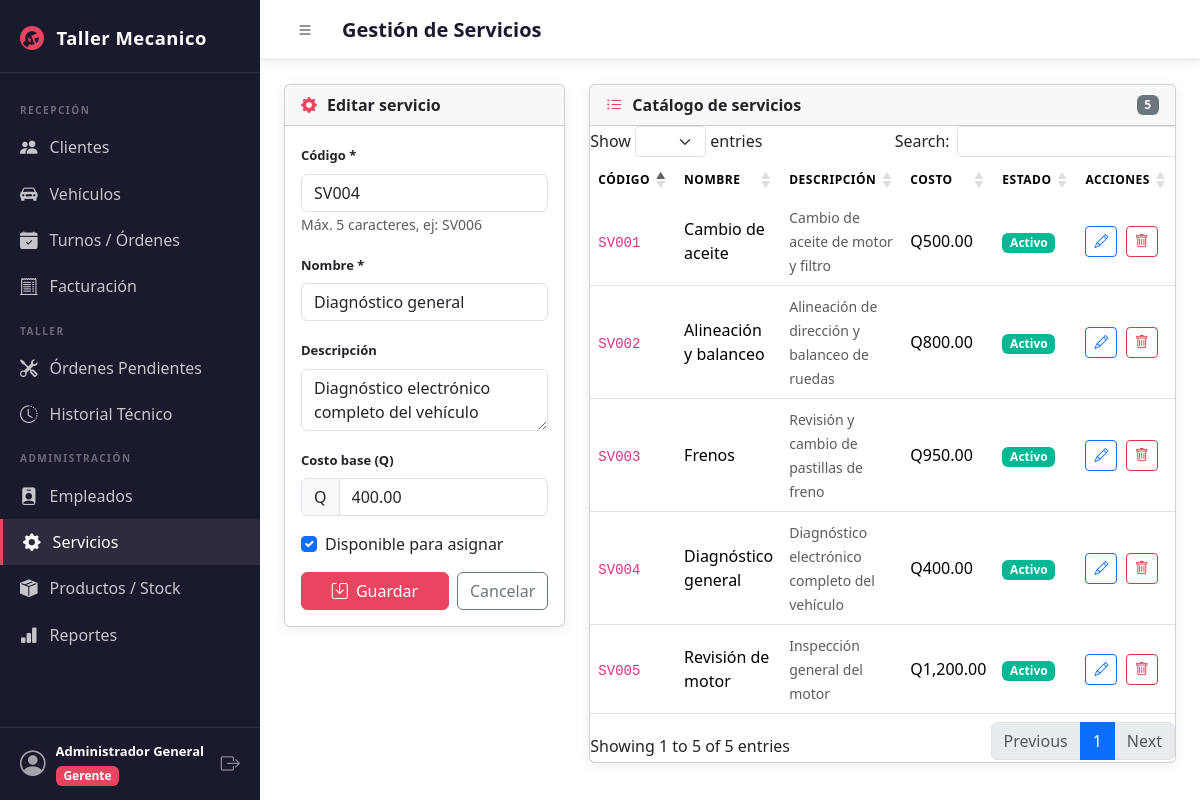
The page /views/gerente/servicios.php?editar=SV004 (signed in) on the database its author committed.
### tables this page shows
CREATE TABLE IF NOT EXISTS servicios (
    servicio_codigo      VARCHAR(5)   NOT NULL,
    servicio_nombre      VARCHAR(35)  NOT NULL,
    servicio_descripcion VARCHAR(100) DEFAULT NULL,
    servicio_costo       DECIMAL(8,2) DEFAULT 0.00,
    servicio_disponible  TINYINT(1)   NOT NULL DEFAULT 1,
    PRIMARY KEY (servicio_codigo)
);

### views/gerente/servicios.php (the view, shortened to what this page needs)
<?php
$pdo = getDB();
$servicios = $pdo->query("SELECT * FROM servicios ORDER BY servicio_nombre")->fetchAll();
$editSrv = null;
if (isset($_GET['editar'])) {
    $s = $pdo->prepare("SELECT * FROM servicios WHERE servicio_codigo=?");
    $s->execute([$_GET['editar']]);
    $editSrv = $s->fetch();
}
require_once __DIR__ . '/../../includes/header.php';
?>
<div class="row g-4">
    <div class="col-lg-4">
        <div class="card">
            <div class="card-header">
                <i class="bi bi-gear-fill"></i> <?= $editSrv ? 'Editar servicio' : 'Nuevo servicio' ?>
            </div>
            <div class="card-body">
                <form method="POST">
                    <div class="mb-3">
                        <label class="form-label">Código *</label>
                        <input type="text" name="servicio_codigo" class="form-control" maxlength="5"
                               style="text-transform:uppercase"
                               value="<?= htmlspecialchars($editSrv['servicio_codigo'] ?? '') ?>"
                               <?= $editSrv ? 'readonly' : 'required' ?>>
                        <small class="text-muted">Máx. 5 caracteres, ej: SV006</small>
                    </div>
                    <div class="mb-3">
                        <label class="form-label">Nombre *</label>
                        <input type="text" name="servicio_nombre" class="form-control" maxlength="35"
                               value="<?= htmlspecialchars($editSrv['servicio_nombre'] ?? '') ?>" required>
                    </div>
                    <div class="mb-3">
                        <label class="form-label">Descripción</label>
                        <textarea name="servicio_descripcion" class="form-control" rows="2" maxlength="100"><?= htmlspecialchars($editSrv['servicio_descripcion'] ?? '') ?></textarea>
                    </div>
                    <div class="mb-3">
                        <label class="form-label">Costo base (Q)</label>
                        <div class="input-group">
                            <span class="input-group-text">Q</span>
                            <input type="number" name="servicio_costo" class="form-control" min="0" step="0.01"
                                   value="<?= $editSrv['servicio_costo'] ?? '0.00' ?>">
                        </div>
                    </div>
                    <?php if ($editSrv): ?>
                    <div class="mb-3 form-check">
                        <input type="checkbox" class="form-check-input" name="servicio_disponible" id="dispSrv"
                               <?= $editSrv['servicio_disponible'] ? 'checked' : '' ?>>
                        <label class="form-check-label" for="dispSrv">Disponible para asignar</label>
                    </div>
                    <?php endif; ?>
                    <div class="d-flex gap-2">
                        <button type="submit" class="btn btn-primary flex-grow-1">
                            <i class="bi bi-save me-1"></i> <?= $editSrv ? 'Guardar' : 'Crear servicio' ?>
                        </button>
                        <?php if ($editSrv): ?><a href="servicios.php" class="btn btn-outline-secondary">Cancelar</a><?php endif; ?>
                    </div>
                </form>
            </div>
        </div>
    </div>
    <div class="col-lg-8">
        <div class="card">
            <div class="card-header">
                <i class="bi bi-list-ul"></i> Catálogo de servicios
                <span class="badge bg-secondary ms-auto"><?= count($servicios) ?></span>
            </div>
            <div class="card-body p-0">
                <div class="table-responsive">
                    <table class="table table-hover datatable mb-0">
                        <thead><tr><th>Código</th><th>Nombre</th><th>Descripción</th><th>Costo</th><th>Estado</th><th>Acciones</th></tr></thead>
                        <tbody>
                        <?php foreach ($servicios as $s): ?>
                        <tr>
                            <td><code><?= $s['servicio_codigo'] ?></code></td>
                            <td><?= htmlspecialchars($s['servicio_nombre']) ?></td>
                            <td><small class="text-muted"><?= htmlspecialchars($s['servicio_descripcion'] ?? '—') ?></small></td>
                            <td>Q<?= number_format($s['servicio_costo'], 2) ?></td>
                            <td>
                                <span class="badge <?= $s['servicio_disponible'] ? 'badge-finalizado' : 'badge-cancelado' ?>">
                                    <?= $s['servicio_disponible'] ? 'Activo' : 'Inactivo' ?>
                                </span>
                            </td>
                            <td>
                                <a href="?editar=<?= $s['servicio_codigo'] ?>" class="btn btn-sm btn-outline-primary me-1">
                                    <i class="bi bi-pencil"></i>
                                </a>
                                <form method="POST" class="d-inline" onsubmit="return confirm('¿Eliminar servicio?')">
                                    <button type="submit" class="btn btn-sm btn-outline-danger"><i class="bi bi-trash"></i></button>
                                </form>
                            </td>
                        </tr>
                        <?php endforeach; ?>
                        </tbody>
                    </table>
                </div>
            </div>
        </div>
    </div>
</div>
<?php require_once __DIR__ . '/../../includes/footer.php'; ?>

### assets/css/style.css (style rules this page uses)
:root { --color-primary: #1a1a2e; --color-secondary: #16213e; --color-accent: #e94560; --color-accent-2: #0f3460; --color-bg: #f0f2f5; --color-card: #ffffff; --color-text: #2d3436; --color-text-light: #636e72; --color-border: #dfe6e9; --sidebar-width: 260px; --topbar-height: 60px; --font-main: 'Segoe UI', system-ui, -apple-system, sans-serif; --radius: 10px; --shadow: 0 2px 12px rgba(0,0,0,.08); --transition: .25s ease; }
* { box-sizing: border-box; margin: 0; padding: 0; }
body { font-family: var(--font-main); background: var(--color-bg); color: var(--color-text); font-size: 14px; }
.card { background: var(--color-card); border: 1px solid var(--color-border); border-radius: var(--radius); box-shadow: var(--shadow); margin-bottom: 24px; }
.card-header { background: transparent; border-bottom: 1px solid var(--color-border); padding: 16px 20px; font-weight: 700; display: flex; align-items: center; gap: 10px; }
.card-header i { color: var(--color-accent); }
.card-body { padding: 20px; }
.btn-primary { background: var(--color-accent) !important; border-color: var(--color-accent) !important; }
.table th { background: var(--color-primary); color: #fff; font-weight: 600; font-size: 12px; letter-spacing: .5px; text-transform: uppercase; border: none; }
.table td { vertical-align: middle; }
.badge-finalizado { background: #00b894; color: #fff; }
.form-label { font-weight: 600; font-size: 13px; }

### rows shown on the page
servicios: servicio_codigo "SV004", servicio_nombre "Diagnóstico general", servicio_descripcion "Diagnóstico electrónico completo del vehículo", servicio_costo "400.00", servicio_disponible "☑", shows "Activo"
servicios: servicio_codigo "SV002", servicio_nombre "Alineación y balanceo", servicio_descripcion "Alineación de dirección y balanceo de ruedas", servicio_costo "800.00", servicio_disponible "Activo"
servicios: servicio_codigo "SV001", servicio_nombre "Cambio de aceite", servicio_descripcion "Cambio de aceite de motor y filtro", servicio_costo "500.00", servicio_disponible "Activo"
servicios: servicio_codigo "SV003", servicio_nombre "Frenos", servicio_descripcion "Revisión y cambio de pastillas de freno", servicio_costo "950.00", servicio_disponible "Activo"
servicios: servicio_codigo "SV005", servicio_nombre "Revisión de motor", servicio_descripcion "Inspección general del motor", servicio_costo "1,200.00", servicio_disponible "Activo"

### other values the page prints
APP_NAME "Taller Mecanico"
$nombre "Administrador General"
$rol "Gerente"
$pageTitle "Gestión de Servicios"
count($servicios) "5"
